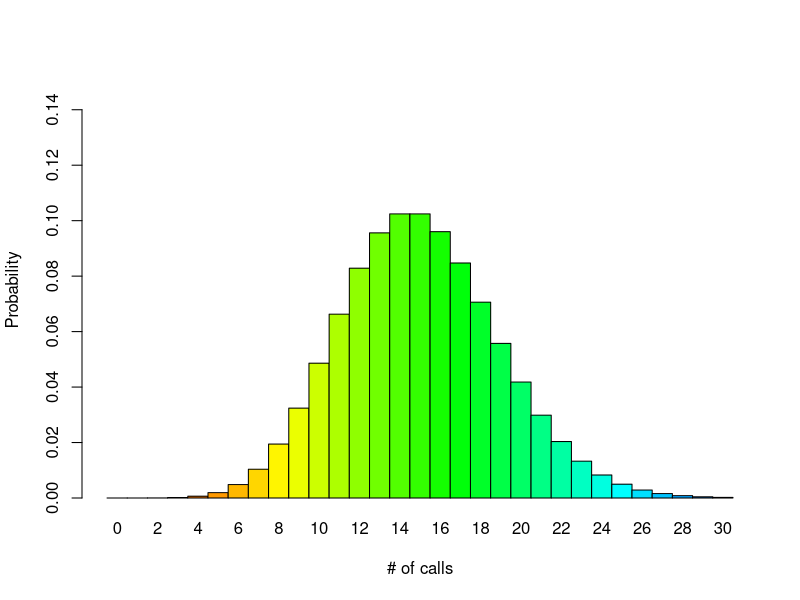
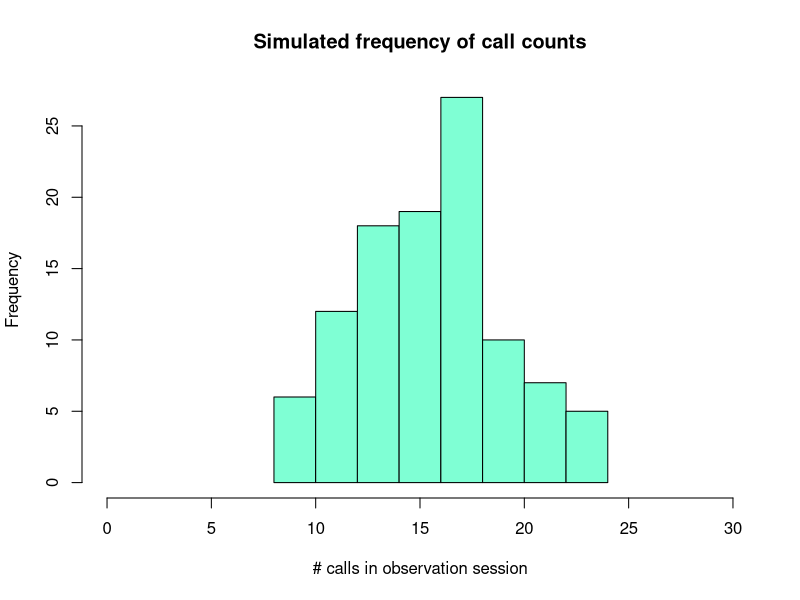

R code for these plots, in order:
## ---- chunk 1
round(ppois(8, lambda=15, lower.tail=FALSE), 3)
## ---- chunk 2
round(dpois(0, lambda=15),7)
## ---- chunk 3
round(dpois(3, lambda=15),5) #dpois is exact while ppois is with tail
## ---- chunk 4
barplot(dpois(x=0:30, lambda=15), ylim=c(0,0.15), space=0, names.arg=0:30, ylab="Probability", xlab="# of calls", col=rainbow(50))
## ---- chunk 5
sim<-rpois(n=104, lambda=15)
hist(sim, xlim=c(0,30), ylab="Frequency", xlab="# calls in observation session", main="Simulated frequency of call counts", col="aquamarine") 
